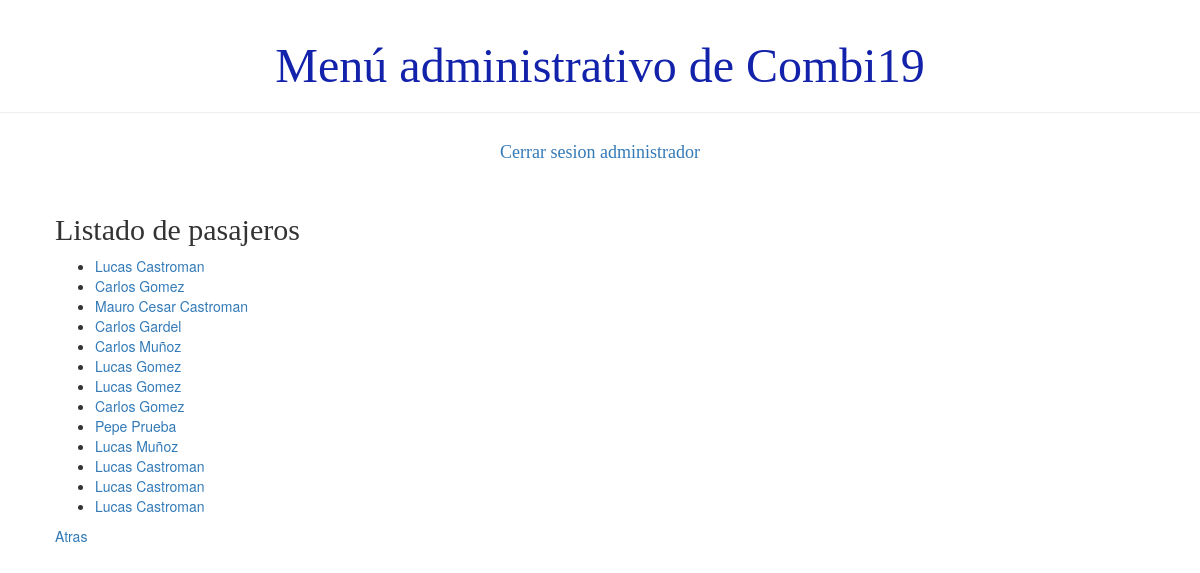
Before: /usuario/listaPasajero (signed in) with the older database file.
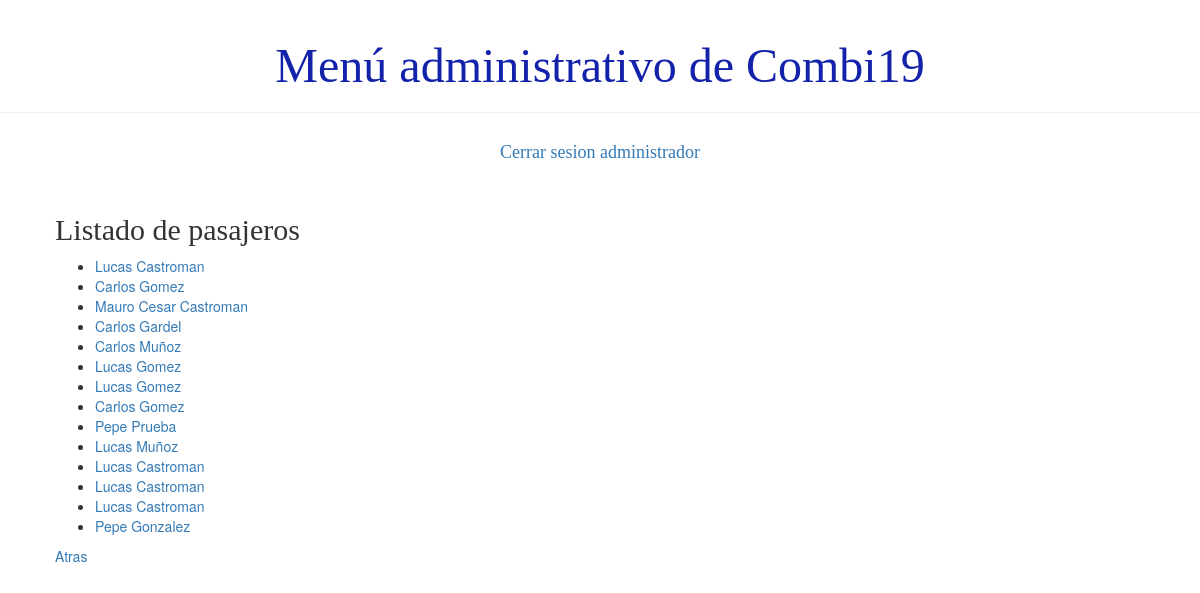
After: the same page with the newer database file.
### demo1/models.py (models this page shows)
class Persona(models.Model):
    usuario = models.ForeignKey('auth.User', on_delete=models.CASCADE)
    dni = models.IntegerField()
    telefono = models.BigIntegerField()
    activo = models.BooleanField(default=True)
    def __str__(self):
        return '%s %s' % (self.usuario.first_name, self.usuario.last_name)

class Pasajero(Persona):
    TIPOS_PLANES = (
        ('BASICO', 'BASICO'),
        ('GOLD', 'GOLD'),)
    tipo = models.CharField(max_length=6, choices=TIPOS_PLANES)
    fecha_de_nacimiento = models.DateField()

class Persona(models.Model):
    usuario = models.ForeignKey('auth.User', on_delete=models.CASCADE)
    dni = models.IntegerField()
    telefono = models.BigIntegerField()
    activo = models.BooleanField(default=True)
    def __str__(self):
        return '%s %s' % (self.usuario.first_name, self.usuario.last_name)

### demo1/views.py (the view)
# urls.py: path('usuario/listaPasajero', views.lisatdo_pasajero, name='listado_pasajero'),
def lisatdo_pasajero(request):
    pasajeros=Pasajero.objects.all()
    return render(request, 'demo1/listados/listado_pasajero.html', {'pasajeros':pasajeros})

### demo1/templates/demo1/listados/listado_pasajero.html
{% extends 'demo1/base.html' %}
{% block content %}
    <h2>Listado de pasajeros</h2>
    <div>
        <ul>
        {% for pasajero in pasajeros %}
            <li><a href="{% url 'detalle_pasajero' pk=pasajero.pk%}">{{ pasajero }}</a></li>
        {% endfor %}
        </ul>
    </div>
    <div><a href="{% url 'principal' %}">Atras</a></div>
{% endblock %}

Changed rows visible on the page:
added Pasajero: last_name "Pepe Gonzalez"
